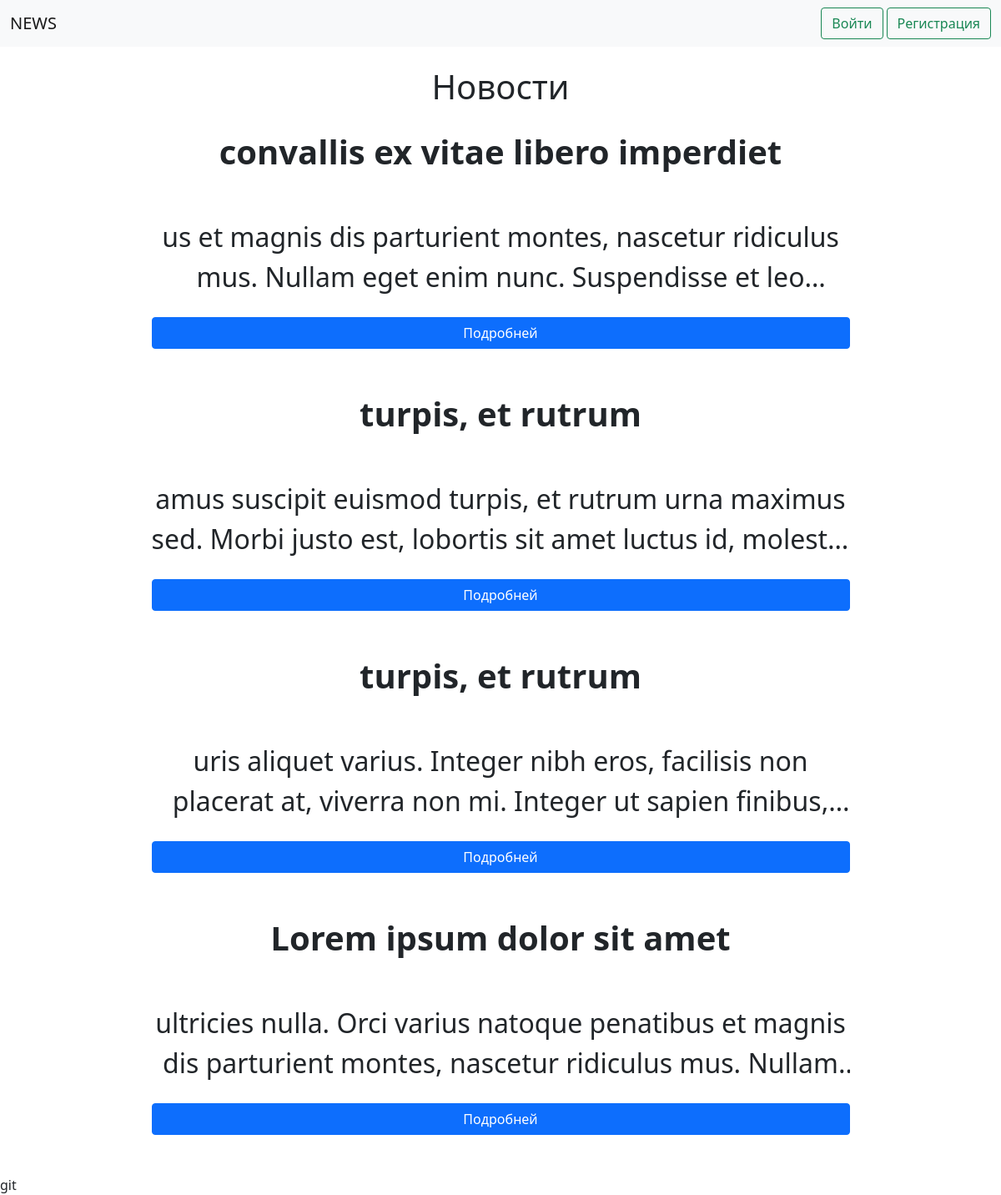
Before: / with the older database file.
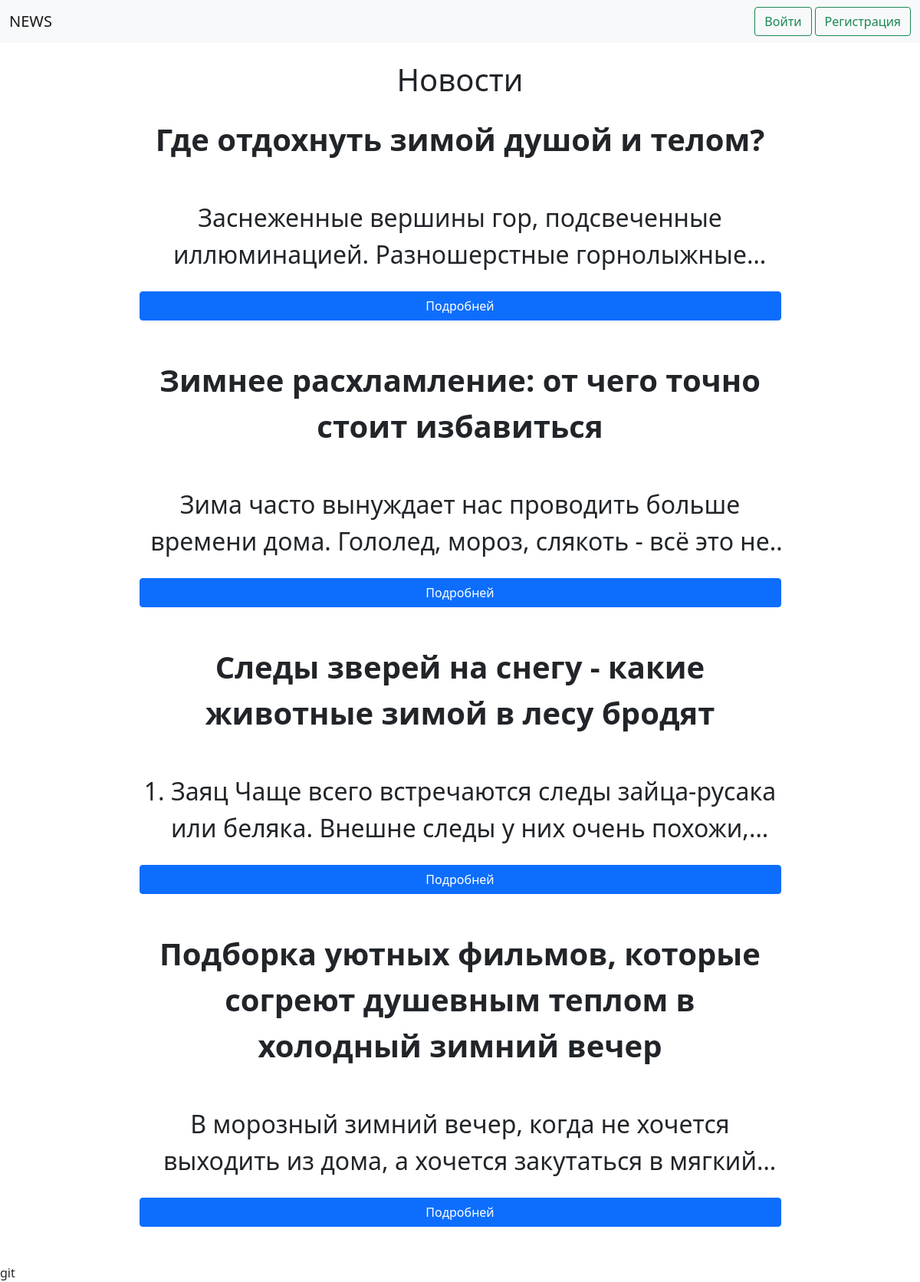
After: the same page with the newer database file.
### tables this page shows
CREATE TABLE posts (
    id INT NOT NULL AUTO_INCREMENT PRIMARY KEY,
    title VARCHAR(100) NOT NULL,
    description VARCHAR(40000) NOT NULL,
    user_id int not null,

    FOREIGN KEY (user_id) REFERENCES users(id) ON DELETE CASCADE
);

### index.php (the view, shortened to what this page needs)
<?php
    require './layouts/header.php';
    require './database/database.php';
    $stmt = $conn->query("select * from posts order by id desc");
?>
    <div class="mt-4 container">
        <h1 class="text-center">Новости</h1>
        <div class="news d-flex justify-content-center mt-4 text-center flex-wrap">
            <?php while ($post = $stmt->fetch()) { ?>
                <div class="fs-2 w-75 mb-5">
                    <div class="fs-1 fw-bold mb-5"><?php echo $post['title'] ?></div>
                    <div
                            style="
                                display: -webkit-box;
                                -webkit-line-clamp: 2; /* number of lines to show */
                                line-clamp: 2;
                                -webkit-box-orient: vertical;
                                overflow: hidden;
                                text-overflow: ellipsis;"
                    ><?php echo $post['description'] ?></div>
                    <div class="d-grid gap-2 mt-4">
                        <a href="/post/post.php?postId=<?php echo $post['id'] ?>" class="btn btn-primary" type="button">Подробней</a>
                    </div>
                </div>
            <?php } ?>
        </div>
    </div>
<?php require './layouts/footer.php' ?>

### layouts/header.php (shortened to what this page needs)
<!doctype html>
<html lang="en">
<head>
    <link href="https://cdn.jsdelivr.net/npm/bootstrap@5.0.2/dist/css/bootstrap.min.css" rel="stylesheet">
</head>
<body>
    <header>
        <nav class="navbar navbar-light bg-light">
            <div class="container-fluid">
                <a href="../index.php" class="navbar-brand">NEWS</a>
                <div class="d-flex gap-1 align-items-center">
                    <?php if(isset($_SESSION['username'])) { ?>
                        <a href="<?php echo "/" ?>" class="btn btn-primary" type="submit">Главная</a>
                        <a href="/post/create-post.php" class="btn btn-primary" type="submit">Создать новость</a>
                        <a href="/user/private-posts.php" name="logout" id="logout" class="btn btn-primary" type="submit">Ваши новости</a>
                        <?php if($_SESSION['role'] == 'admin') { ?>
                            <a href="/admin/admin.php" name="logout" id="logout" class="btn btn-primary" type="submit">Админ панель</a>
                        <?php } ?>
                        <form action="/index.php" method="post">
                            <button name="logout" id="logout" class="btn btn-danger" type="submit">Выйти</button>
                        </form>
                    <?php } else { ?>
                        <a href="/authorization/login.php" class="btn btn-outline-success" type="submit">Войти</a>
                        <a href="/authorization/reg.php" class="btn btn-outline-success" type="submit">Регистрация</a>
                    <?php } ?>
                </div>
            </div>
        </nav>
    </header>

### layouts/footer.php
</body>
</html>

Changed rows visible on the page:
removed posts: title "convallis ex vitae libero imperdiet", description "us et magnis dis parturient montes, nascetur ridiculus mus. Nullam eget enim nunc. Suspendisse et…"
removed posts: title "turpis, et rutrum", description "amus suscipit euismod turpis, et rutrum urna maximus sed. Morbi justo est, lobortis sit amet luctus id,…"
removed posts: title "turpis, et rutrum", description "uris aliquet varius. Integer nibh eros, facilisis non placerat at, viverra non mi. Integer ut sapien…"
removed posts: title "Lorem ipsum dolor sit amet", description "ultricies nulla. Orci varius natoque penatibus et magnis dis parturient montes, nascetur ridiculus mus.…"
added posts: title "Где отдохнуть зимой душой и телом?", description "Заснеженные вершины гор, подсвеченные иллюминацией. Разношерстные…"
added posts: title "Зимнее расхламление: от чего точно стоит избавиться", description "Зима часто вынуждает нас проводить больше времени дома. Гололед, мороз, слякоть - всё это…"
added posts: title "Следы зверей на снегу - какие животные зимой в лесу бродят", description "1. Заяц Чаще всего встречаются следы зайца-русака или беляка. Внешне следы у них очень…"
added posts: title "Подборка уютных фильмов, которые согреют душевным теплом в холодный зимний вечер", description "В морозный зимний вечер, когда не хочется выходить из дома, а хочется закутаться в…"
